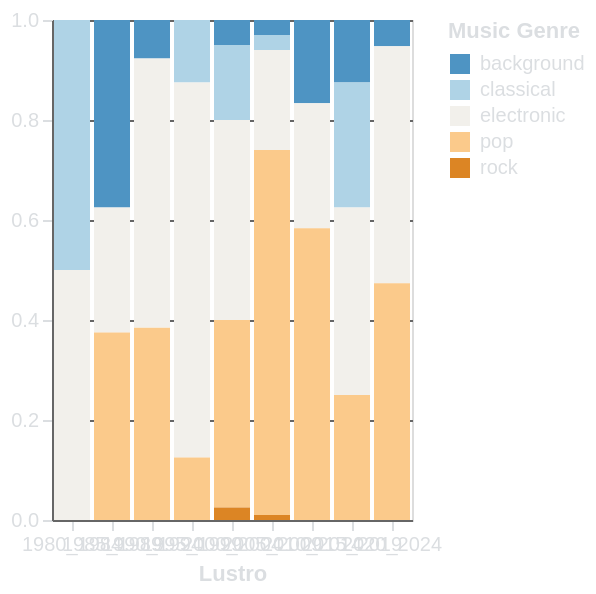

Describe this chart as a Vega-Lite specification.
### Vega-Lite specification from a JSON file in a GitHub repository (floating-point values rounded to 4 significant figures)
{"$schema": "https://vega.github.io/schema/vega-lite/v5.15.1.json", "config": {"axis": {"domainColor": "#666666", "gridColor": "#666666", "labelColor": "#DBDEE1", "tickColor": "#DBDEE1", "titleColor": "#DBDEE1"}, "background": "transparent", "legend": {"labelColor": "#DBDEE1", "titleColor": "#DBDEE1"}, "title": {"color": "#DBDEE1", "fontSize": 16}}, "data": {"name": "data-8e52d5665bdfa9490eac38f38759edaf"}, "datasets": {"data-8e52d5665bdfa9490eac38f38759edaf": [{"genre": "background", "lustrum": "1980_1984", "percentage": null}, {"genre": "background", "lustrum": "1985_1989", "percentage": 0.375}, {"genre": "background", "lustrum": "1990_1994", "percentage": 0.07692}, {"genre": "background", "lustrum": "1995_1999", "percentage": null}, {"genre": "background", "lustrum": "2000_2004", "percentage": 0.05}, {"genre": "background", "lustrum": "2005_2009", "percentage": 0.03}, {"genre": "background", "lustrum": "2010_2014", "percentage": 0.1667}, {"genre": "background", "lustrum": "2015_2019", "percentage": 0.125}, {"genre": "background", "lustrum": "2020_2024", "percentage": 0.05263}, {"genre": "classical", "lustrum": "1980_1984", "percentage": 0.5}, {"genre": "classical", "lustrum": "1985_1989", "percentage": null}, {"genre": "classical", "lustrum": "1990_1994", "percentage": null}, {"genre": "classical", "lustrum": "1995_1999", "percentage": 0.125}, {"genre": "classical", "lustrum": "2000_2004", "percentage": 0.15}, {"genre": "classical", "lustrum": "2005_2009", "percentage": 0.03}, {"genre": "classical", "lustrum": "2010_2014", "percentage": null}, {"genre": "classical", "lustrum": "2015_2019", "percentage": 0.25}, {"genre": "classical", "lustrum": "2020_2024", "percentage": null}, {"genre": "electronic", "lustrum": "1980_1984", "percentage": 0.5}, {"genre": "electronic", "lustrum": "1985_1989", "percentage": 0.25}, {"genre": "electronic", "lustrum": "1990_1994", "percentage": 0.5385}, {"genre": "electronic", "lustrum": "1995_1999", "percentage": 0.75}, {"genre": "electronic", "lustrum": "2000_2004", "percentage": 0.4}, {"genre": "electronic", "lustrum": "2005_2009", "percentage": 0.2}, {"genre": "electronic", "lustrum": "2010_2014", "percentage": 0.25}, {"genre": "electronic", "lustrum": "2015_2019", "percentage": 0.375}, {"genre": "electronic", "lustrum": "2020_2024", "percentage": 0.4737}, {"genre": "pop", "lustrum": "1980_1984", "percentage": null}, {"genre": "pop", "lustrum": "1985_1989", "percentage": 0.375}, {"genre": "pop", "lustrum": "1990_1994", "percentage": 0.3846}, {"genre": "pop", "lustrum": "1995_1999", "percentage": 0.125}, {"genre": "pop", "lustrum": "2000_2004", "percentage": 0.375}, {"genre": "pop", "lustrum": "2005_2009", "percentage": 0.73}, {"genre": "pop", "lustrum": "2010_2014", "percentage": 0.5833}, {"genre": "pop", "lustrum": "2015_2019", "percentage": 0.25}, {"genre": "pop", "lustrum": "2020_2024", "percentage": 0.4737}, {"genre": "rock", "lustrum": "1980_1984", "percentage": null}, {"genre": "rock", "lustrum": "1985_1989", "percentage": null}, {"genre": "rock", "lustrum": "1990_1994", "percentage": null}, {"genre": "rock", "lustrum": "1995_1999", "percentage": null}, {"genre": "rock", "lustrum": "2000_2004", "percentage": 0.025}, {"genre": "rock", "lustrum": "2005_2009", "percentage": 0.01}, {"genre": "rock", "lustrum": "2010_2014", "percentage": null}, {"genre": "rock", "lustrum": "2015_2019", "percentage": null}, {"genre": "rock", "lustrum": "2020_2024", "percentage": null}]}, "encoding": {"color": {"field": "genre", "legend": {"title": "Music Genre"}, "scale": {"scheme": "blueorange", "type": "quantize"}, "type": "nominal"}, "tooltip": [{"field": "lustrum", "title": "Lustro", "type": "nominal"}, {"field": "genre", "title": "Genere Musicale", "type": "nominal"}, {"field": "percentage", "format": ".2f", "title": "Percentuale", "type": "quantitative"}], "x": {"axis": {"labelAngle": 0, "title": "Lustro"}, "field": "lustrum", "type": "nominal"}, "y": {"field": "percentage", "scale": {"domain": [0, 1]}, "title": null, "type": "quantitative"}}, "height": 250, "mark": {"type": "bar"}, "width": "container"}
